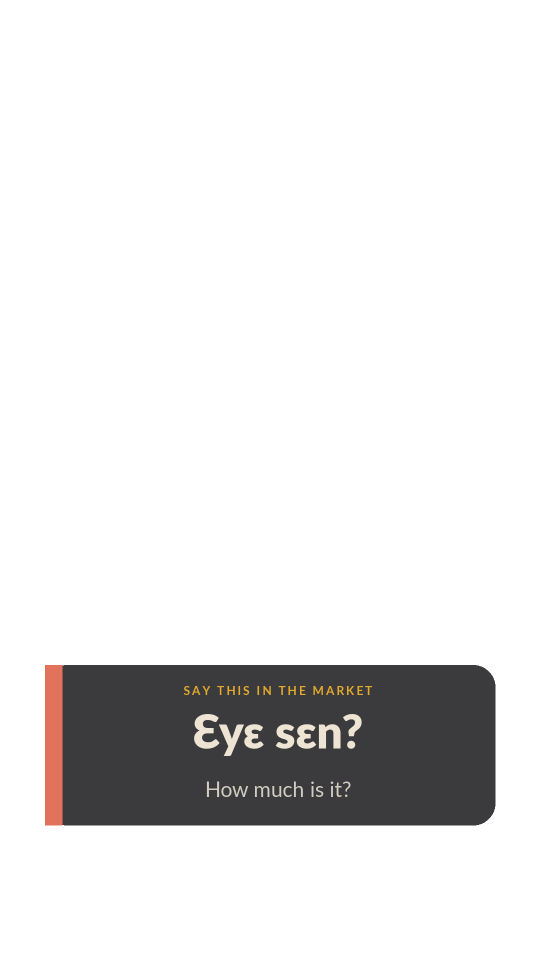
#> input picture marketing/instagram/campaign/obroni/2_label_price.png, 1080 x 1920 px, given in place of app_icon.png, which was not available (shown at 1/2 size)
$ python generate_highlights_reels.py
#> lines starting #> are read from the running program, lines starting #| are printed output that depends on the picture; after the words box and inside, x2 and y2 are one past the last pixel; in counts of white or black regions, pixels touching at a corner belong together; pictures that were not available may be replaced by others from this repository, and a replacement may not be noted
#!/usr/bin/env python3
"""Sankofa Twi — IG profile pics, Highlight covers, Lens Reel kit, campaign reels."""
from PIL import Image, ImageDraw, ImageFont, ImageChops
import os, math

CHAR=(43,43,45); CREAM=(237,228,211); TERRA=(190,82,53)
GOLD=(227,169,44); RED=(155,45,42); GREEN=(46,107,59); TERRACOTTA=(226,114,91)
SLATE=(120,126,133); KENTE=[GOLD,RED,GREEN,CHAR,TERRACOTTA]
FD="/usr/share/fonts/truetype"
POP_B=f"{FD}/google-fonts/Poppins-Bold.ttf"
LATO=f"{FD}/lato/Lato-Regular.ttf"; LATO_B=f"{FD}/lato/Lato-Bold.ttf"
LATO_BLK=f"{FD}/lato/Lato-Black.ttf"; LATO_L=f"{FD}/lato/Lato-Light.ttf"
G="/tmp/glyphs"; ICON="../../app/assets/icon/app_icon_foreground.png"
APPICON="../../app/assets/icon/app_icon.png"
def F(p,s): return ImageFont.truetype(p,s)

def recolor(png,color):
    im=Image.open(png).convert("RGBA");a=im.getchannel("A")
    o=Image.new("RGBA",im.size,color+(0,));o.putalpha(a);return o
def brand_glyph(color):
    fg=Image.open(ICON).convert("RGBA");L=fg.convert("L");sa=fg.getchannel("A")
    op=sa.point(lambda p:255 if p>127 else 0);lo,hi=95,155
    a=L.point(lambda p:255 if p<=lo else (0 if p>=hi else int(255*(hi-p)/(hi-lo))))
    a=ImageChops.multiply(a,op);g=Image.new("RGBA",fg.size,color+(0,));g.putalpha(a)
    return g.crop(a.getbbox())
def fit(base,glyph,cx,cy,box):
    gw,gh=glyph.size;sc=min(box/gw,box/gh);nw,nh=int(gw*sc),int(gh*sc)
    base.alpha_composite(glyph.resize((nw,nh),Image.LANCZOS),(int(cx-nw/2),int(cy-nh/2)))
def kente_bar(d,x,y,w,h,unit=44):
    i=0;cx=x
    while cx<x+w: d.rectangle([cx,y,min(cx+unit,x+w),y+h],fill=KENTE[i%5]);cx+=unit;i+=1
def center(d,cx,y,t,f,fill): d.text((cx-d.textlength(t,font=f)/2,y),t,font=f,fill=fill)
def tracked(d,cx,y,t,f,fill,tr=8):
    tw=sum(d.textlength(c,font=f)+tr for c in t)-tr;x=cx-tw/2
    for c in t: d.text((x,y),c,font=f,fill=fill);x+=d.textlength(c,font=f)+tr
# [4 lines left out: function fitfont, not called in this run]

# ── PROFILE PICTURES (1080) ──────────────────────────────────────────────────
def cover(img,zoom,out=1080):
    w,h=img.size;s=int(w*zoom);r=img.resize((s,s),Image.LANCZOS);l=(s-out)//2
    return r.crop((l,l,l+out,l+out))
ic=Image.open(APPICON).convert("RGBA");b=Image.new("RGBA",ic.size,CHAR+(255,));b.alpha_composite(ic);b=b.convert("RGB")
#> further down, ic is the input picture: PIL image 1080x1920 RGBA; mean R, G, B, A 8.2, 7.5, 7.4, 32.9
#> after `b.alpha_composite(ic)`:
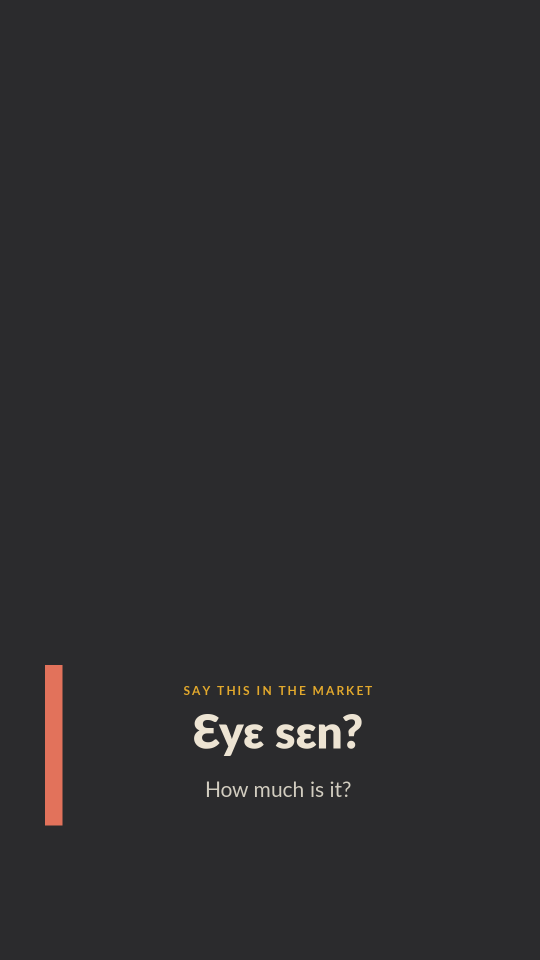
#> b: PIL image 1080x1920 RGBA (shown at 1/2 size); mean R, G, B, A 45.2, 44.5, 46.1, 255
cover(b,1080/1024*1.10).save("ig_profile_full_kente.png")
cover(b,1080/1024*1.55).save("ig_profile_glyph.png")

# ── line icons ───────────────────────────────────────────────────────────────
# [5 lines left out: function icon_camera, not called in this run]
def icon_speech(sz=700,color=GOLD):
    im=Image.new("RGBA",(sz,sz),(0,0,0,0));d=ImageDraw.Draw(im);w=34;c=color+(255,)
    d.rounded_rectangle([140,180,560,440],radius=60,outline=c,width=w)
    d.polygon([(250,430),(250,540),(340,435)],fill=c)
    for cx in (270,350,430): d.ellipse([cx-16,296,cx+16,328],fill=c)
    return im
# [5 lines left out: function icon_star, not called in this run]

# ── HIGHLIGHT COVERS ─────────────────────────────────────────────────────────
def highlight(name,maker):
    S=1080;im=Image.new("RGBA",(S,S),CHAR+(255,));d=ImageDraw.Draw(im)
    d.ellipse([70,70,S-70,S-70],outline=GOLD+(90,),width=6);fit(im,maker(),S/2,S/2,430)
    os.makedirs("highlights",exist_ok=True);im.convert("RGB").save(f"highlights/{name}.png");return f"highlights/{name}.png"
hl=[highlight("1_start",lambda:brand_glyph(GOLD)),
    highlight("2_words",lambda:icon_speech()),
    highlight("3_adinkra",lambda:recolor(f"{G}/gyenyame.png",GOLD)),
    highlight("4_culture",lambda:recolor(f"{G}/nkyinkyim.png",GOLD)),
    highlight("5_lens",lambda:icon_camera()),
    highlight("6_beta",lambda:icon_star())]
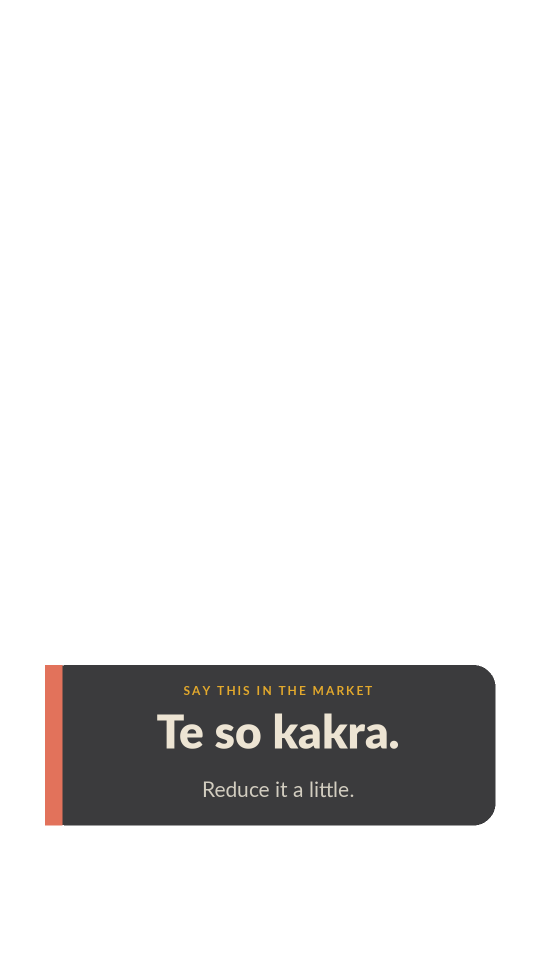
#> input picture marketing/instagram/campaign/obroni/3_label_reduce.png, 1080 x 1920 px, given in place of app_icon_foreground.png, which was not available (shown at 1/2 size)
#> in brand_glyph, fg is the input picture: PIL image 1080x1920 RGBA; mean R, G, B, A 8.6, 7.8, 7.7, 33
#> in brand_glyph, `op = sa.point(lambda p: 255 if p > 127 else 0)`:
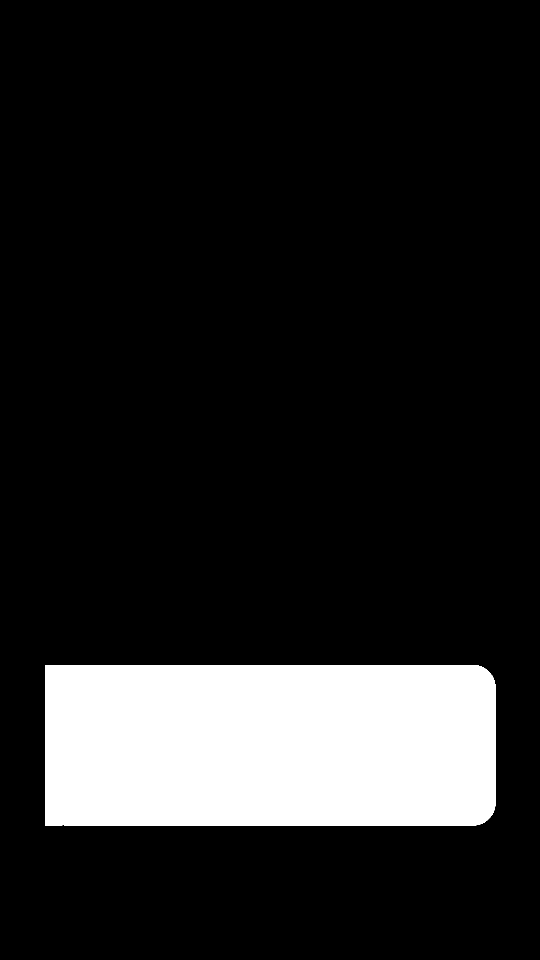
#> op: PIL image 1080x1920 L (shown at 1/2 size); 13.9% white; 1 white region, box (x1, y1, x2, y2) and area: (90, 1330, 991, 1651) 288361
#> in brand_glyph, `return g.crop(a.getbbox())`:
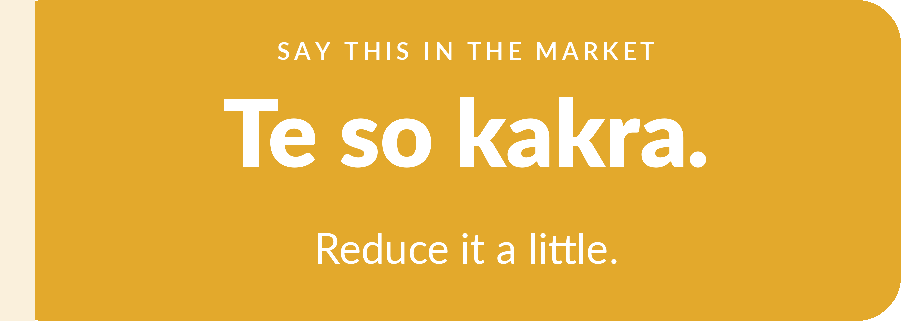
#> returned value: PIL image 901x321 RGBA; mean R, G, B, A 227, 169, 44, 230.7; transparent parts drawn white
#> in fit, `gw, gh = glyph.size`: gw = 901; gh = 321
#> in fit, `sc = min(box / gw, box / gh)`: sc = 0.477
#> in fit, `nw, nh = (int(gw * sc), int(gh * sc))`: nw = 430; nh = 153
#> in highlight, `os.makedirs('highlights', exist_ok=True)`:
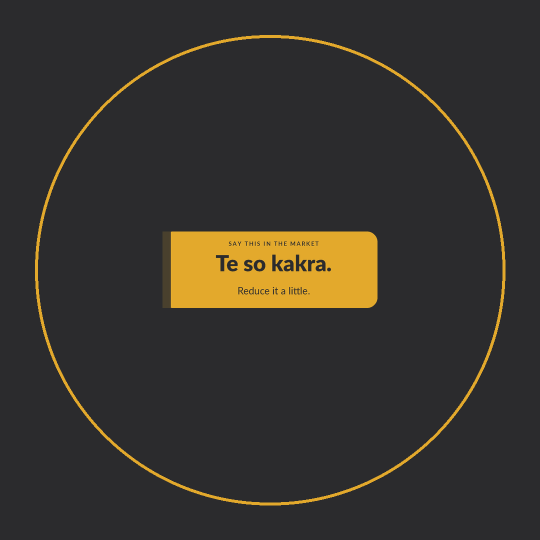
#> saved as 1_start.png: PIL image 1080x1080 RGB (shown at 1/2 size); mean R, G, B 55.1, 51.3, 44.9
#> in icon_speech, `im = Image.new('RGBA', (sz, sz), (0, 0, 0, 0))`: im: PIL image 700x700 RGBA; every value is 0
#> call 2 of fit, with cx = 540, cy = 540, box = 430
#> in fit (call 2), `gw, gh = glyph.size`: gw = 700
#> in fit (call 2), `sc = min(box / gw, box / gh)`: sc = 0.614
#> in fit (call 2), `nw, nh = (int(gw * sc), int(gh * sc))`: nh = 430
#> in fit (call 2), `base.alpha_composite(glyph.resize((nw,nh),Image.LANCZOS),(int(cx-nw/2)..`:
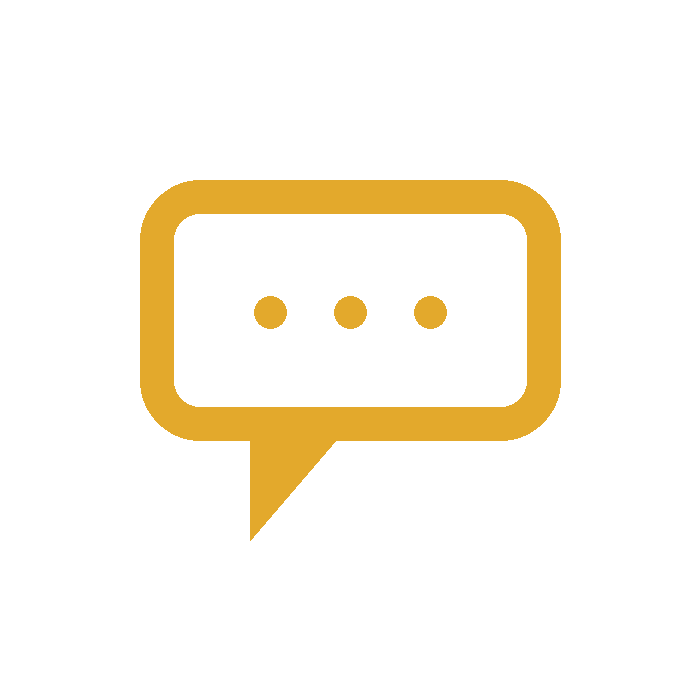
#> glyph: PIL image 700x700 RGBA; mean R, G, B, A 21.3, 15.9, 4.1, 24; transparent parts drawn white
#> call 3 of highlight, with name = '3_adinkra'
#> in highlight (call 3), `os.makedirs('highlights', exist_ok=True)`:
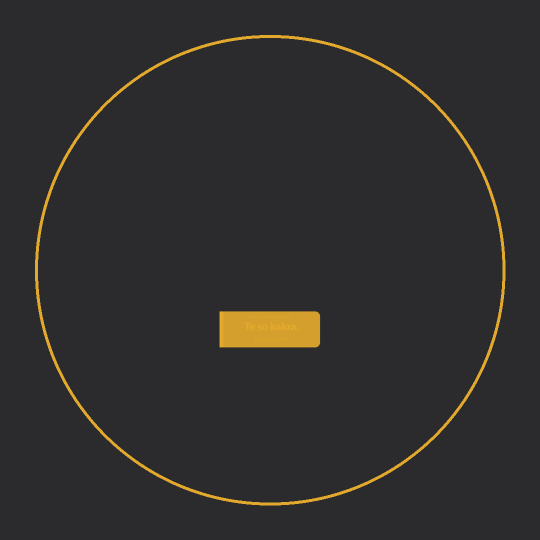
#> saved as 3_adinkra.png: PIL image 1080x1080 RGB (shown at 1/2 size); mean R, G, B 47.8, 46.3, 45
#> (the run stopped early here; a loop or call above may not have finished)
